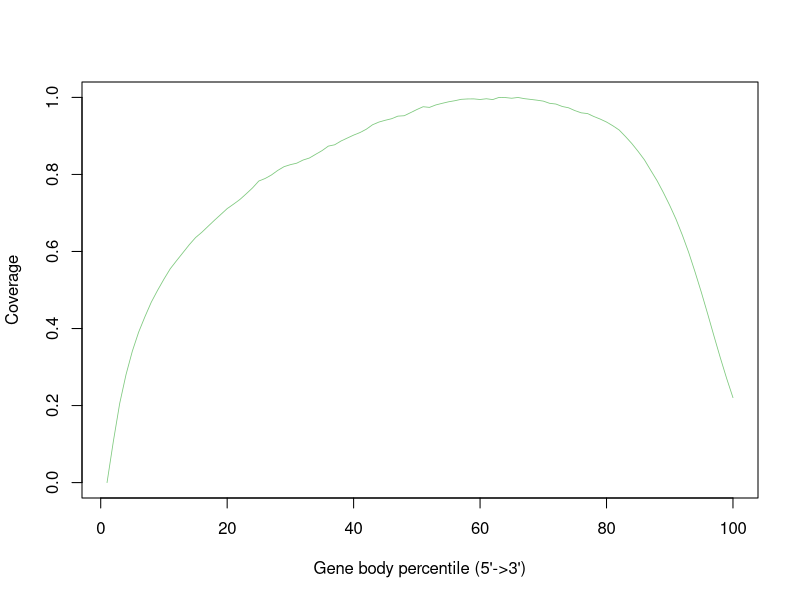

Here is the R script that generated this plot:
SRR11647709.sorted <- c(0.0,0.10716491905935077,0.2053630211967349,0.2802177211702545,0.34112373624483816,0.3906573451911958,0.43090821179366495,0.46844152085685303,0.49934793591826065,0.5281875741419427,0.555169947342911,0.5762319273333029,0.5967990038403013,0.6174922259245363,0.6360812392490173,0.6500006737745965,0.6656686603264833,0.6812687881511497,0.6961952483276487,0.7112966760025445,0.7227713782262574,0.7348390555690786,0.7495299620076686,0.7648451259573481,0.7828826066478238,0.7894713735633093,0.7986115537584431,0.8104805210694663,0.8201869392965451,0.8253927571155945,0.8292344487475707,0.8373704908971983,0.842629408571354,0.8523189289593455,0.8617559442961665,0.8735397807216618,0.8769858704119693,0.8867480622028707,0.8944606958401798,0.9021216734250893,0.9087220977105781,0.9173302633453357,0.9290220172426406,0.9359986858186917,0.9406409393145124,0.9446336954889615,0.9513715484024697,0.9524233319373009,0.9603608244776536,0.9684917865807201,0.9758253952704018,0.9741001579841007,0.9804410186274077,0.9846218434729637,0.9885231588093141,0.9914020479325387,0.9949794167208181,0.9959801324191674,0.996159484799859,0.9945732268926328,0.9964934844927034,0.9943505604307367,1.0,0.9995970720964485,0.9978391620896339,0.9998757260188649,0.9967919773337948,0.9948282452299967,0.9928268673074726,0.990370638058126,0.9846915203221113,0.9827481618787317,0.9764486902463534,0.9730309953426133,0.9656968519111884,0.9599869330507615,0.9580234148436607,0.9503437747719112,0.9437700340994115,0.9360900197084417,0.9263807673501236,0.9153552481907548,0.8984300838004481,0.8802951196901749,0.8597905544929643,0.8378368391715011,0.8105630851946267,0.7836455761671166,0.7527413535468565,0.7195440513831202,0.6834530477498709,0.6422805537528817,0.5973482370848104,0.5468891506033812,0.49395249867704893,0.43790504013343734,0.38036501043601983,0.3240804474034438,0.27048777430647203,0.22055562233885773)


pdf("outputs/mapping_outputs/SRR11647709/gene_body_coverage.geneBodyCoverage.curves.pdf")
x=1:100
icolor = colorRampPalette(c("#7fc97f","#beaed4","#fdc086","#ffff99","#386cb0","#f0027f"))(1)
plot(x,SRR11647709.sorted,type='l',xlab="Gene body percentile (5'->3')", ylab="Coverage",lwd=0.8,col=icolor[1])
dev.off()
